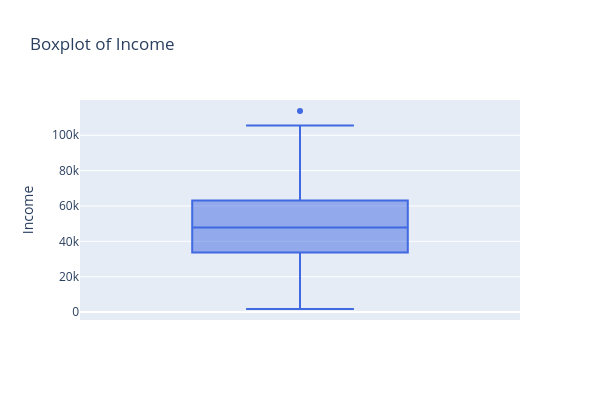
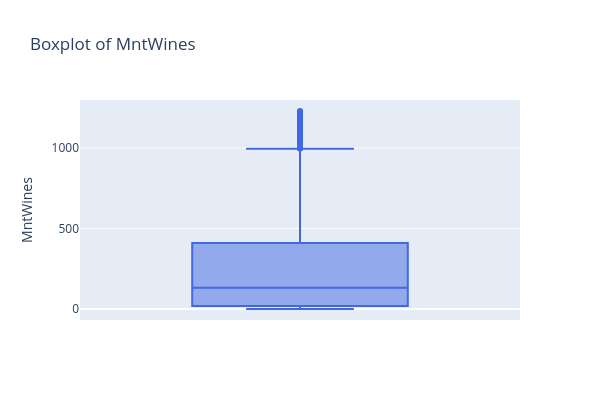
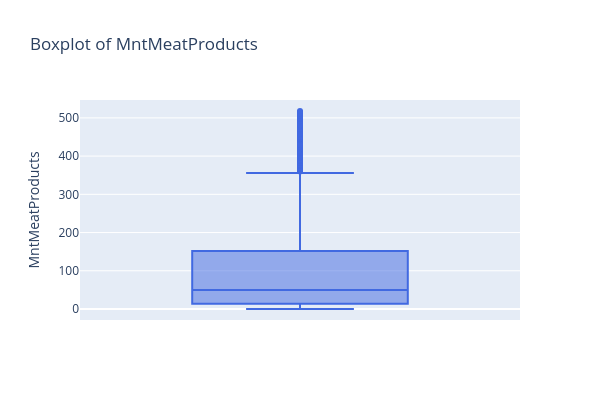

The notebook cell these images were saved under, in order:
### Code cell
import plotly.express as px

for col in outliers_cols:
    fig = px.box(cleaned_data, y=col, title=f'Boxplot of {col}',
                 color_discrete_sequence=['royalblue'])
    fig.update_layout(height=400, width=600)
    fig.show()

### Figure 1 — Plotly figure (JSON) as saved in the notebook; plotly's stock layout.template omitted (floating-point values rounded to 4 significant figures; data arrays with more than 128 entries replaced by an {"elided": "..."} marker saying what was removed)
{"data": [{"alignmentgroup": "True", "hovertemplate": "Income=%{y}<extra></extra>", "legendgroup": "", "marker": {"color": "royalblue"}, "name": "", "notched": false, "offsetgroup": "", "orientation": "v", "showlegend": false, "type": "box", "x0": " ", "xaxis": "x", "y": {"elided": "1808 int values"}, "y0": " ", "yaxis": "y"}], "layout": {"boxmode": "group", "height": 400, "legend": {"tracegroupgap": 0}, "title": {"text": "Boxplot of Income"}, "width": 600, "xaxis": {"anchor": "y", "domain": [0, 1]}, "yaxis": {"anchor": "x", "domain": [0, 1], "title": {"text": "Income"}}}}

### Figure 2 — Plotly figure (JSON) as saved in the notebook; plotly's stock layout.template omitted (floating-point values rounded to 4 significant figures; data arrays with more than 128 entries replaced by an {"elided": "..."} marker saying what was removed)
{"data": [{"alignmentgroup": "True", "hovertemplate": "MntWines=%{y}<extra></extra>", "legendgroup": "", "marker": {"color": "royalblue"}, "name": "", "notched": false, "offsetgroup": "", "orientation": "v", "showlegend": false, "type": "box", "x0": " ", "xaxis": "x", "y": {"elided": "1808 int values"}, "y0": " ", "yaxis": "y"}], "layout": {"boxmode": "group", "height": 400, "legend": {"tracegroupgap": 0}, "title": {"text": "Boxplot of MntWines"}, "width": 600, "xaxis": {"anchor": "y", "domain": [0, 1]}, "yaxis": {"anchor": "x", "domain": [0, 1], "title": {"text": "MntWines"}}}}

### Figure 3 — Plotly figure (JSON) as saved in the notebook; plotly's stock layout.template omitted (floating-point values rounded to 4 significant figures; data arrays with more than 128 entries replaced by an {"elided": "..."} marker saying what was removed)
{"data": [{"alignmentgroup": "True", "hovertemplate": "MntMeatProducts=%{y}<extra></extra>", "legendgroup": "", "marker": {"color": "royalblue"}, "name": "", "notched": false, "offsetgroup": "", "orientation": "v", "showlegend": false, "type": "box", "x0": " ", "xaxis": "x", "y": {"elided": "1808 int values"}, "y0": " ", "yaxis": "y"}], "layout": {"boxmode": "group", "height": 400, "legend": {"tracegroupgap": 0}, "title": {"text": "Boxplot of MntMeatProducts"}, "width": 600, "xaxis": {"anchor": "y", "domain": [0, 1]}, "yaxis": {"anchor": "x", "domain": [0, 1], "title": {"text": "MntMeatProducts"}}}}
